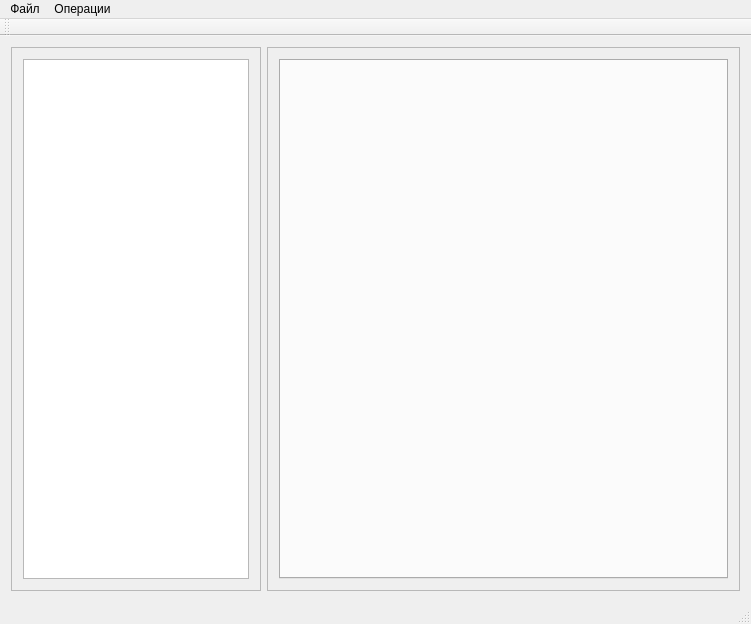
<?xml version="1.0" encoding="UTF-8"?>
<ui version="4.0">
 <class>MainWindow</class>
 <widget class="QMainWindow" name="MainWindow">
  <property name="geometry">
   <rect>
    <x>0</x>
    <y>0</y>
    <width>751</width>
    <height>624</height>
   </rect>
  </property>
  <property name="windowTitle">
   <string>HyperView, version 0.1 alpha</string>
  </property>
  <widget class="QWidget" name="centralWidget">
   <layout class="QHBoxLayout" name="horizontalLayout">
    <item>
     <widget class="QFrame" name="frame">
      <property name="maximumSize">
       <size>
        <width>250</width>
        <height>16777215</height>
       </size>
      </property>
      <property name="frameShape">
       <enum>QFrame::StyledPanel</enum>
      </property>
      <property name="frameShadow">
       <enum>QFrame::Raised</enum>
      </property>
      <layout class="QVBoxLayout" name="verticalLayout">
       <item>
        <widget class="QListWidget" name="ChannelListWidget"/>
       </item>
      </layout>
     </widget>
    </item>
    <item>
     <widget class="QFrame" name="frame_2">
      <property name="frameShape">
       <enum>QFrame::StyledPanel</enum>
      </property>
      <property name="frameShadow">
       <enum>QFrame::Raised</enum>
      </property>
      <layout class="QVBoxLayout" name="verticalLayout_2">
       <item>
        <widget class="QTabWidget" name="tabWidget">
         <property name="tabPosition">
          <enum>QTabWidget::East</enum>
         </property>
         <property name="currentIndex">
          <number>-1</number>
         </property>
        </widget>
       </item>
      </layout>
     </widget>
    </item>
   </layout>
  </widget>
  <widget class="QMenuBar" name="menuBar">
   <property name="geometry">
    <rect>
     <x>0</x>
     <y>0</y>
     <width>751</width>
     <height>20</height>
    </rect>
   </property>
   <widget class="QMenu" name="menu">
    <property name="title">
     <string>Файл</string>
    </property>
    <addaction name="OpenFileAction"/>
    <addaction name="ExitAction"/>
   </widget>
   <widget class="QMenu" name="menu_2">
    <property name="title">
     <string>Операции</string>
    </property>
    <widget class="QMenu" name="menu_3">
     <property name="title">
      <string>Таблица</string>
     </property>
     <addaction name="CreateTableAction"/>
    </widget>
    <widget class="QMenu" name="menu_4">
     <property name="title">
      <string>Графики</string>
     </property>
     <addaction name="PlotHeatMapAction"/>
    </widget>
    <addaction name="menu_3"/>
    <addaction name="menu_4"/>
   </widget>
   <addaction name="menu"/>
   <addaction name="menu_2"/>
  </widget>
  <widget class="QToolBar" name="mainToolBar">
   <attribute name="toolBarArea">
    <enum>TopToolBarArea</enum>
   </attribute>
   <attribute name="toolBarBreak">
    <bool>false</bool>
   </attribute>
  </widget>
  <widget class="QStatusBar" name="statusBar"/>
  <action name="OpenFileAction">
   <property name="icon">
    <iconset>
     <normaloff>:/icon/menu/icons/Open Folder-50.png</normaloff>:/icon/menu/icons/Open Folder-50.png</iconset>
   </property>
   <property name="text">
    <string>Открыть</string>
   </property>
   <property name="shortcut">
    <string>Ctrl+O</string>
   </property>
   <property name="iconVisibleInMenu">
    <bool>true</bool>
   </property>
  </action>
  <action name="ExitAction">
   <property name="icon">
    <iconset>
     <normaloff>:/icon/menu/icons/Exit-50.png</normaloff>:/icon/menu/icons/Exit-50.png</iconset>
   </property>
   <property name="text">
    <string>Выход</string>
   </property>
   <property name="shortcut">
    <string>Ctrl+Q</string>
   </property>
  </action>
  <action name="CreateTableAction">
   <property name="icon">
    <iconset resource="icons.qrc">
     <normaloff>:/icon/tab/icons/Data Sheet-50.png</normaloff>:/icon/tab/icons/Data Sheet-50.png</iconset>
   </property>
   <property name="text">
    <string>Открыть канал</string>
   </property>
  </action>
  <action name="PlotHeatMapAction">
   <property name="icon">
    <iconset resource="icons.qrc">
     <normaloff>:/icon/tab/icons/Heat Map-50.png</normaloff>:/icon/tab/icons/Heat Map-50.png</iconset>
   </property>
   <property name="text">
    <string>Построить график канала</string>
   </property>
  </action>
 </widget>
 <layoutdefault spacing="6" margin="11"/>
 <resources>
  <include location="icons.qrc"/>
 </resources>
 <connections/>
</ui>
